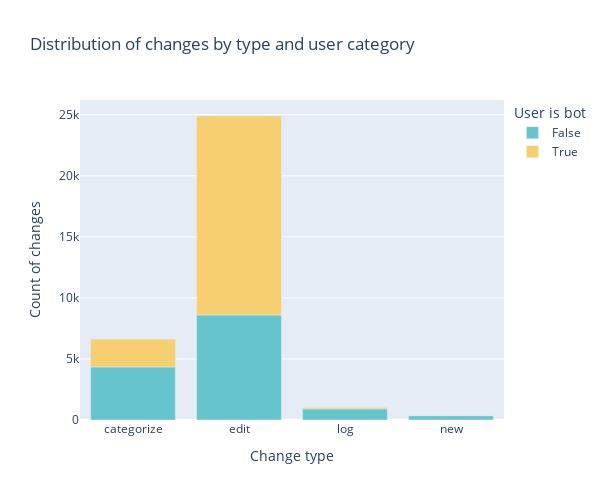

Here is the notebook cell this chart was saved with:
### Code cell
px.bar(changes_by_type, x='type', y='count', color='bot',
       title='Distribution of changes by type and user category',
       width=600, height=500,
       labels={'bot': 'User is bot', 'type': 'Change type', 'count': 'Count of changes'},
       color_discrete_sequence=px.colors.qualitative.Pastel)

### Figure 1 — Plotly figure (JSON) as saved in the notebook; plotly's stock layout.template omitted (floating-point values rounded to 4 significant figures)
{"data": [{"alignmentgroup": "True", "hovertemplate": "User is bot=False<br>Change type=%{x}<br>Count of changes=%{y}<extra></extra>", "legendgroup": "False", "marker": {"color": "rgb(102, 197, 204)", "pattern": {"shape": ""}}, "name": "False", "offsetgroup": "False", "orientation": "v", "showlegend": true, "textposition": "auto", "type": "bar", "x": ["categorize", "edit", "log", "new"], "xaxis": "x", "y": [4350, 8598, 910, 357], "yaxis": "y"}, {"alignmentgroup": "True", "hovertemplate": "User is bot=True<br>Change type=%{x}<br>Count of changes=%{y}<extra></extra>", "legendgroup": "True", "marker": {"color": "rgb(246, 207, 113)", "pattern": {"shape": ""}}, "name": "True", "offsetgroup": "True", "orientation": "v", "showlegend": true, "textposition": "auto", "type": "bar", "x": ["categorize", "edit", "log", "new"], "xaxis": "x", "y": [2274, 16295, 110, 2], "yaxis": "y"}], "layout": {"barmode": "relative", "height": 500, "legend": {"title": {"text": "User is bot"}, "tracegroupgap": 0}, "title": {"text": "Distribution of changes by type and user category"}, "width": 600, "xaxis": {"anchor": "y", "domain": [0, 1], "title": {"text": "Change type"}}, "yaxis": {"anchor": "x", "domain": [0, 1], "title": {"text": "Count of changes"}}}}
